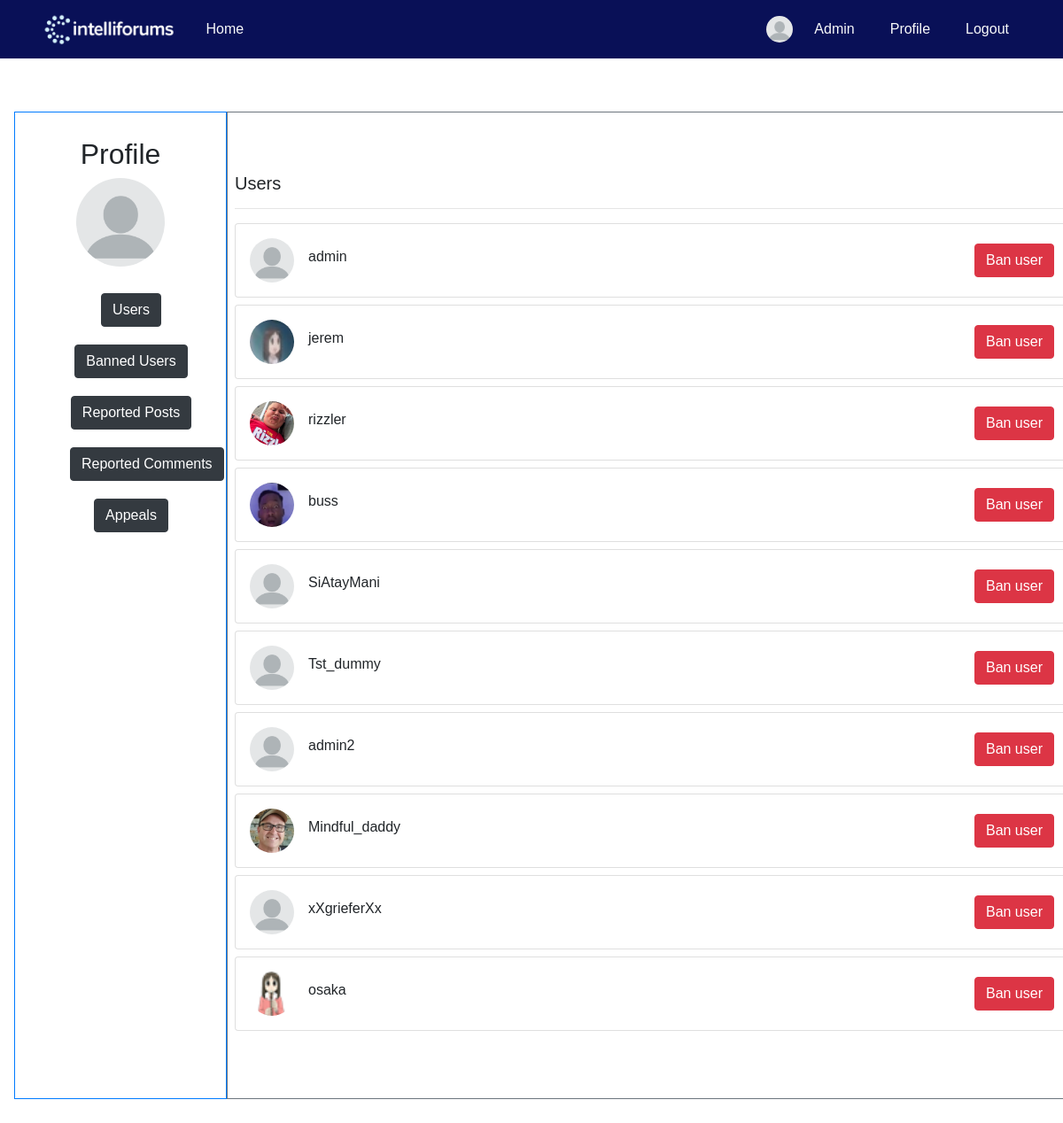
The app's page /adminpanel/ (signed in), older data.
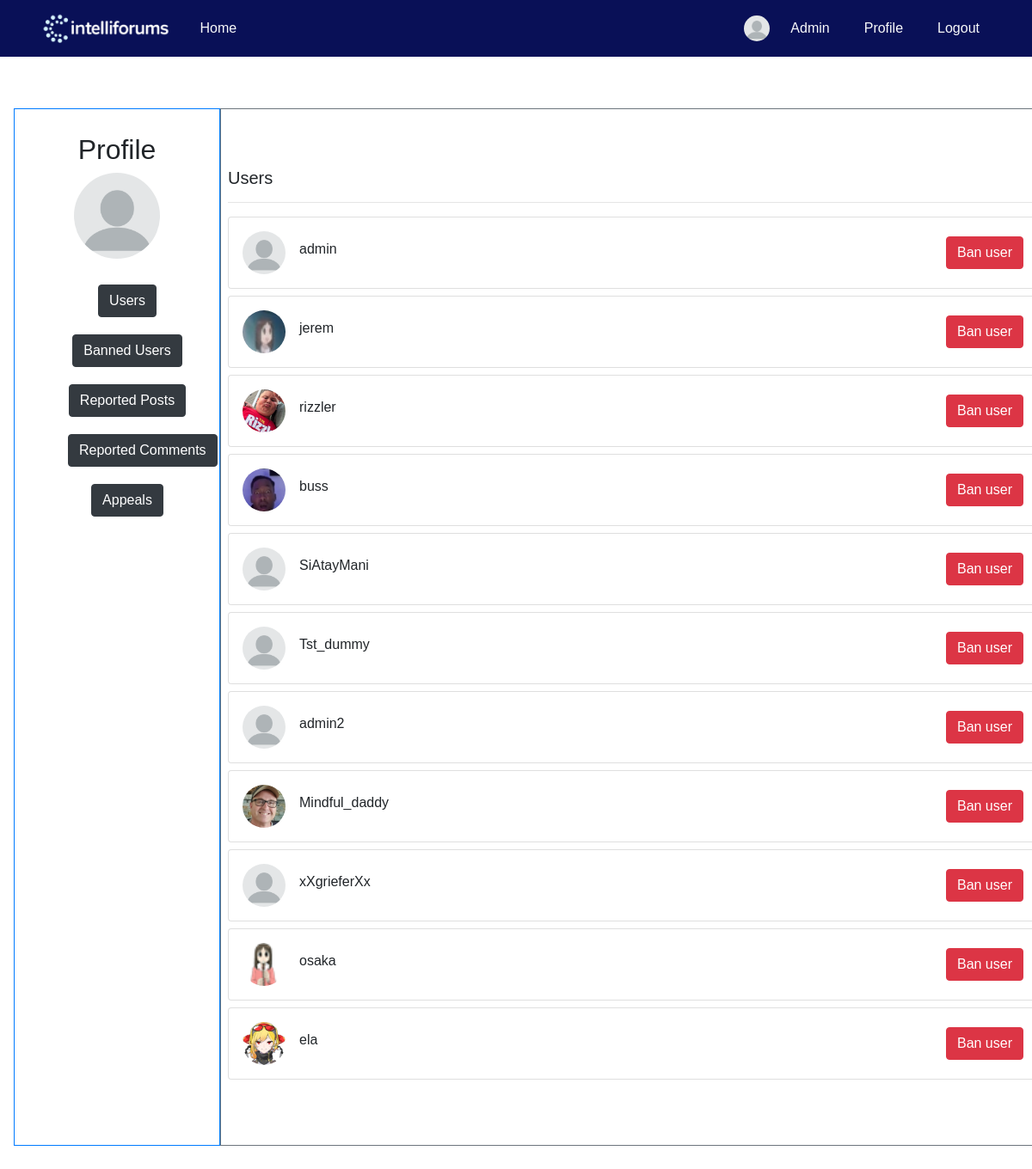
The same page, newer data.
### blog/models.py (models this page shows, shortened)
class User(AbstractBaseUser, PermissionsMixin):
    username = models.CharField(max_length=100, unique=True)
    picture = models.ImageField(
        upload_to='profile/',
        default='profile/blank-profile-picture-973460_128012234212.png',
        blank=True,
    )
    is_active = models.BooleanField(default=True)
    is_staff = models.BooleanField(default=False)
    is_banned = models.BooleanField(default=False)
    USERNAME_FIELD = 'username'
    objects = UserManager()

### blog/views.py (the view)
# urls.py: path('adminpanel/', views.render_adminpanel, name="adminpanel"),
@csrf_protect
def render_adminpanel(request):
    banned_response = banned_propagator(request)
    if banned_response:
        return banned_response
    if not request.user.is_staff:
        raise PermissionDenied
    users = User.objects.filter(is_banned=False)
    banned_users = User.objects.filter(is_banned=True)
    reported_posts = ReportPost.objects.all()
    reported_comments = ReportComment.objects.all()
    appeals = BanAppeal.objects.all()
    return render(request, 'Admin/admin.html', {
        'users': users,
        'banned_users': banned_users,
        'reported_posts': reported_posts,
        'reported_comments': reported_comments,
        'appeals': appeals,
    })

### blog/views.py (called while the page is built)
def banned_propagator(request):
    if request.user.is_authenticated and request.user.bans_received.exists():
        userban = request.user.bans_received.first()
        return render(request, 'banned.html', {
            'userban': userban,
        })
    return None

### blog/templates/Admin/admin.html (shortened to what this page needs)
<!DOCTYPE html>
<html lang="en">
<head>
    {% load static %}
    <link rel="stylesheet" href="{% static 'blog/css/profile.css' %}">
</head>
<body>
    {% include 'header.html' %}
        <div class="container-fluid m-3">
            <div class="row d-flex">
                <div class="left-column p-2 border border-primary" style="flex: 0 0 20%; max-width: 20%;">
                    <div class="profile-container">
                        <h2>Profile</h2>
                        <img src="/media/{{ request.user.picture }}" alt="Profile Picture" class="profile-pic" style="height: 100px;">
                        <div class="ml-4">
                            <div style="display: inline;">
                                <button id="showUsers" class="btn btn-dark" style="margin: 10px;">Users</button>
                                <br>
                                <button id="showBannedUsers" class="btn btn-dark" style="margin: 10px;">Banned Users</button>
                                <br>
                                <button id="showPosts" class="btn btn-dark" style="margin: 10px;">Reported Posts</button>
                                <br>
                                <button id="showComments" class="btn btn-dark" style="margin: 10px;">Reported Comments</button>
                                <br>
                                <button id="showAppeals" class="btn btn-dark" style="margin: 10px;">Appeals</button>
                            </div>
                        </div>
                    </div>
                </div>
                <div class="col p-2 border border-secondary">
                    <div id="UsersDashboard" style="display: block;">
                        {% include 'Admin/admin_dashboard.html' %}
                    </div>
                </div>
            </div>
        </div>
</body>
</html>

### blog/templates/header.html (shortened to what this page needs)
<!DOCTYPE html>
<html lang="en">
<head>
    {% load static %}
    <link rel="stylesheet" href="https://cdn.jsdelivr.net/npm/bootstrap@4.1.3/dist/css/bootstrap.min.css">
    <link rel="stylesheet" href="https://cdnjs.cloudflare.com/ajax/libs/font-awesome/5.12.0-2/css/all.min.css" />
    <link rel="stylesheet" href="{% static 'blog/css/global.css' %}">
</head>
<body>
    <link rel="stylesheet" href="{% static 'blog/css/header.css' %}">
    <nav class="navbar">
        <div class="container d-flex justify-content-between align-items-center">
            <div class="d-flex align-items-center">
                <img src="{% static 'images/logo.png' %}" alt="Logo" style="max-height:50px;">
                <a class="nav-link text-light ml-3" href="/">Home</a>
            </div>
            <div class="d-flex align-items-center">
            {% if current_user %}
                {% if current_user.is_authenticated %}
                    <img src="{{ current_user.picture.url }}" alt="Profile Picture" class="profile-img" style="height:30px;width:30px;border-radius:50%;">
                    {% if current_user.is_staff %}
                    <a class="nav-link text-light ml-2" href="/adminpanel/">Admin</a>
                    {% endif %}
                    <a class="nav-link text-light ml-2" href="/profile/{{current_user.id}}">Profile</a>
                    <a class="nav-link text-light ml-2" href="{% url 'logout' %}">Logout</a>
                {% else %}
                    <a class="nav-link text-light" href="/login/">Login</a>
                    <a class="nav-link text-light ml-2" href="/register/">Register</a>
                {% endif %}
            {% else %}
                {% if user.is_authenticated %}
                    <img src="{{ user.picture.url }}" alt="Profile Picture" class="profile-img" style="height:30px;width:30px;border-radius:50%;">
                    {% if user.is_staff %}
                    <a class="nav-link text-light ml-2" href="/adminpanel/">Admin</a>
                    {% endif %}
                    <a class="nav-link text-light ml-2" href="/profile/{{user.id}}">Profile</a>
                    <a class="nav-link text-light ml-2" href="{% url 'logout' %}">Logout</a>
                {% else %}
                    <a class="nav-link text-light" href="/login/">Login</a>
                    <a class="nav-link text-light ml-2" href="/register/">Register</a>
                {% endif %}
            {% endif %}
            </div>
        </div>
    </nav>
</body>
</html>

### blog/templates/Admin/admin_dashboard.html (shortened to what this page needs)
<div class="row">
    <div class="col-lg">
        <h5>Users</h5>
        <hr>
        {% for user in users %}
        <div class="card mb-2">
            <div class="card-body p-2 p-sm-3">
                <div class="media forum-item">
                    <a href="#" data-toggle="collapse" data-target=".forum-content"><img src="/media/{{ user.picture }}" class="mr-3 rounded-circle" width="50" alt="User" /></a>
                    <div class="media-body align-self-center">
                        <h6><a href="#" data-toggle="collapse" data-target=".forum-content" class="text-body">{{ user.username }}</a></h6>
                    </div>
                    <div class="text-muted small text-center align-self-center">
                        <form method="POST" action="{% url 'ban_user' user.id %}" onsubmit="return confirm('Are you sure you want to ban this user?')">
                            <button type="submit" class="btn btn-danger">Ban user</button>
                        </form>
                    </div>
                </div>
            </div>
        </div>
        {% endfor %}
    </div>
</div>

Row changes from the older to the newer data that the page shows:
added User: picture (picture), username "ela"
